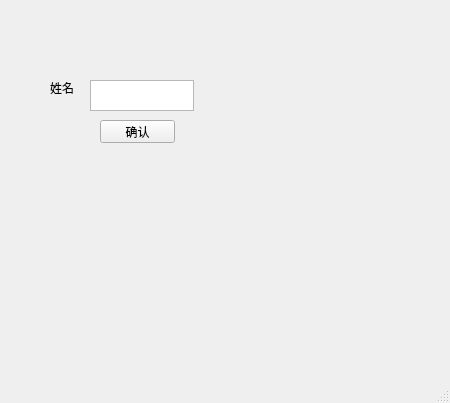
<?xml version="1.0" encoding="UTF-8"?>
<ui version="4.0">
 <class>MainWindow</class>
 <widget class="QMainWindow" name="MainWindow">
  <property name="geometry">
   <rect>
    <x>0</x>
    <y>0</y>
    <width>450</width>
    <height>403</height>
   </rect>
  </property>
  <property name="windowTitle">
   <string>MainWindow</string>
  </property>
  <widget class="QWidget" name="centralwidget">
   <widget class="QPushButton" name="pushButton">
    <property name="geometry">
     <rect>
      <x>100</x>
      <y>120</y>
      <width>75</width>
      <height>23</height>
     </rect>
    </property>
    <property name="text">
     <string>确认</string>
    </property>
   </widget>
   <widget class="QTextEdit" name="textEdit">
    <property name="geometry">
     <rect>
      <x>90</x>
      <y>80</y>
      <width>104</width>
      <height>31</height>
     </rect>
    </property>
   </widget>
   <widget class="QLabel" name="label">
    <property name="geometry">
     <rect>
      <x>50</x>
      <y>80</y>
      <width>31</width>
      <height>16</height>
     </rect>
    </property>
    <property name="text">
     <string>姓名</string>
    </property>
   </widget>
  </widget>
  <widget class="QMenuBar" name="menubar">
   <property name="geometry">
    <rect>
     <x>0</x>
     <y>0</y>
     <width>450</width>
     <height>23</height>
    </rect>
   </property>
  </widget>
  <widget class="QStatusBar" name="statusbar"/>
 </widget>
 <resources/>
 <connections/>
</ui>
